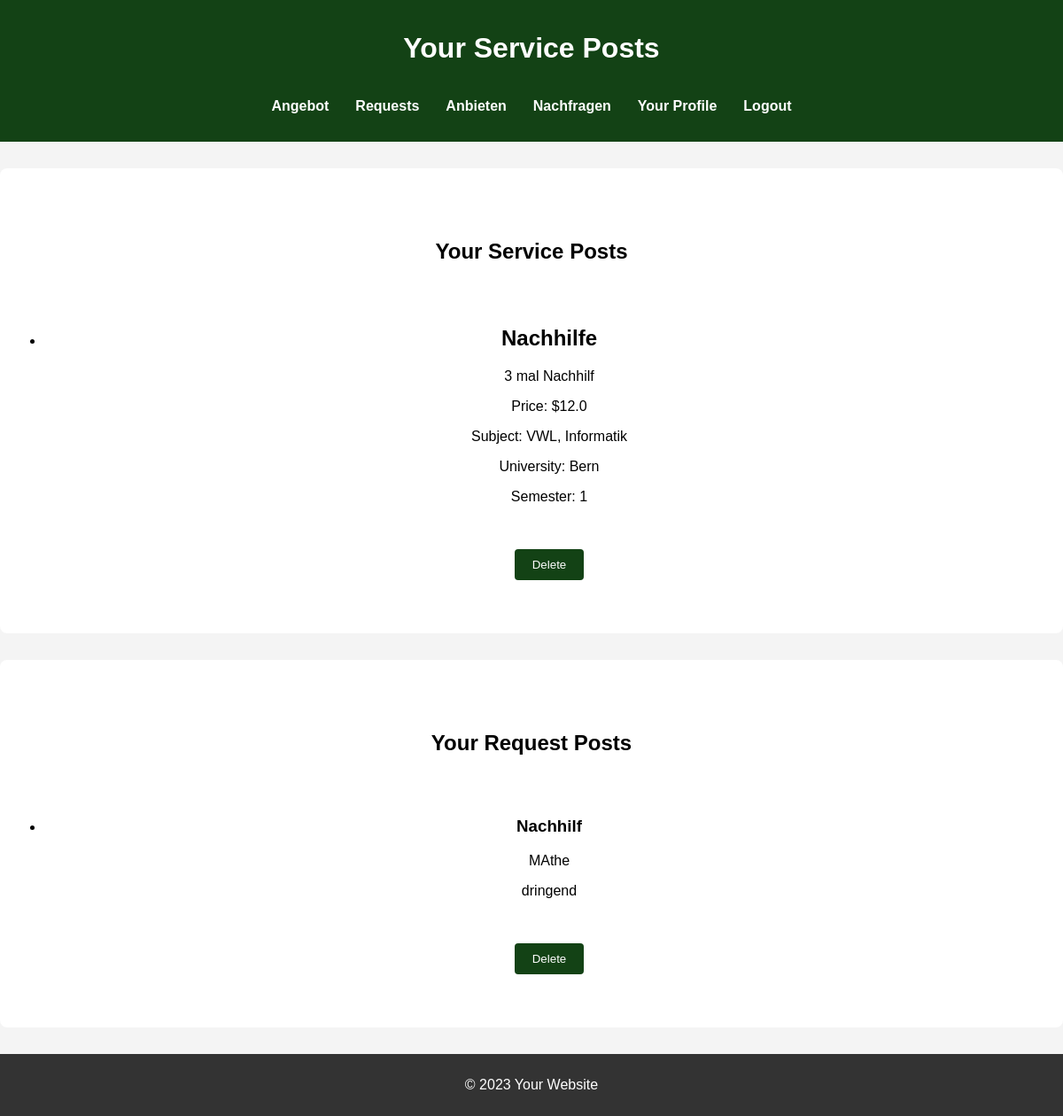
The app's page /profile (signed in), older data.
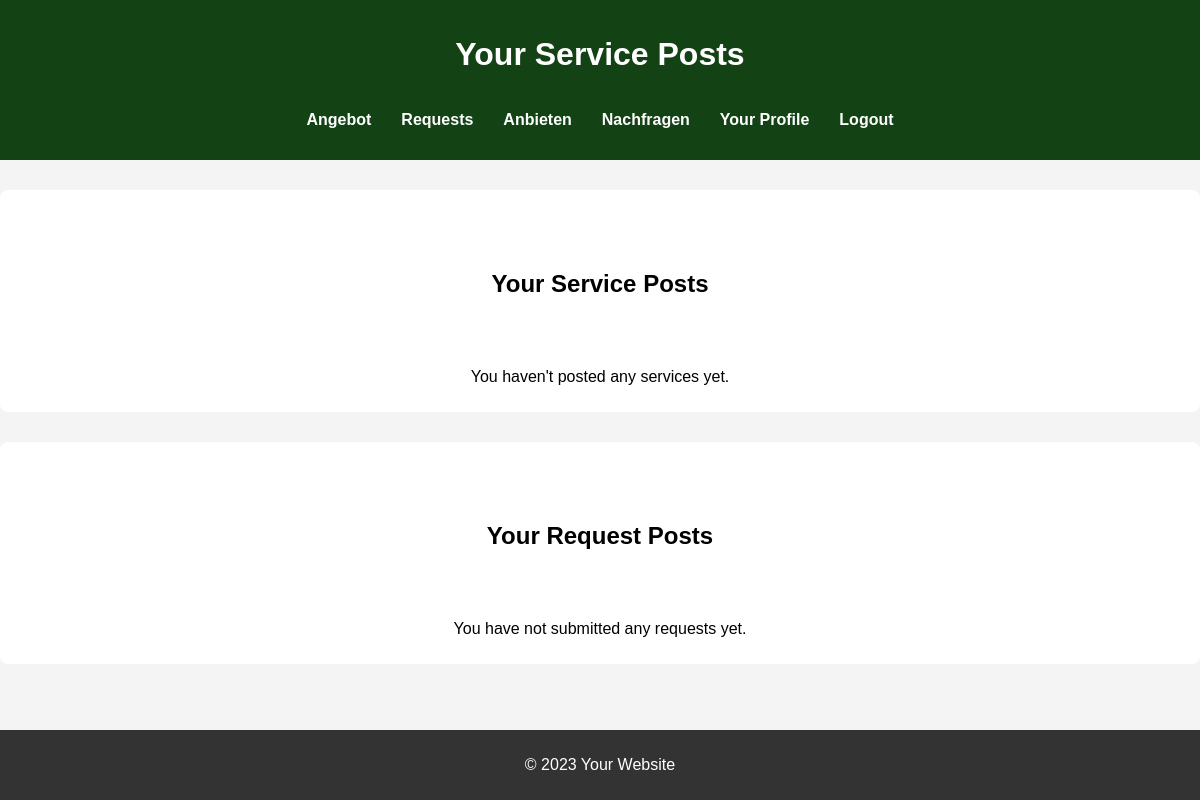
The same page, newer data.
### app.py (models this page shows, shortened)
class ServicePost(db.Model):
    id = db.Column(db.Integer, primary_key=True)
    title = db.Column(db.String(100), nullable=False)
    description = db.Column(db.String(200), nullable=False)
    price = db.Column(db.Float, nullable=False)
    subject = db.Column(db.String(100), nullable=False)
    university = db.Column(db.String(100), nullable=False)
    semester = db.Column(db.String(50), nullable=False)
    contact =db.Column(db.String(100), nullable = False)
    additional_info =db.Column(db.String(200), nullable = True)
    user_id = db.Column(db.Integer, db.ForeignKey('user.id'), nullable=False)

class RequestPost(db.Model):
    id = db.Column(db.Integer, primary_key=True)
    title = db.Column(db.String(100), nullable=False)
    description = db.Column(db.String(200), nullable=False)
    subject = db.Column(db.String(100), nullable=False)
    price = db.Column(db.String(100), nullable=False)
    additional_information = db.Column(db.String(200), nullable=True)
    contact =db.Column(db.String(100), nullable = False)
    user_id = db.Column(db.Integer, db.ForeignKey('user.id'), nullable=False)
    user = db.relationship('User', backref=db.backref('requests', lazy=True))

### app.py (the view)
@app.route('/profile')
@login_required
def profile():
    service_posts = ServicePost.query.filter_by(user_id=current_user.id).all()
    request_posts = RequestPost.query.filter_by(user_id=current_user.id).all()
    return render_template('profile.html', service_posts=service_posts, request_posts=request_posts)

### app.py (called while the page is built)
@login_manager.user_loader
def load_user(user_id):
    return User.query.get(int(user_id))

### templates/profile.html (shortened to what this page needs)
<!DOCTYPE html>
<html lang="en">
<head>
    <link rel="stylesheet" href="{{ url_for('static', filename='style.css') }}">
</head>
<body>
    <header>
        <h1>Your Service Posts</h1>
        <nav>
            <ul>
                <li><a href="/supply">Angebot</a></li>
                <li><a href="/requests">Requests</a></li>
                <li><a href="/university">Anbieten</a></li>
                <li><a href="/highschool">Nachfragen</a></li>
                {% if current_user.is_authenticated %}
                    <li><a href="/profile">Your Profile</a></li>
                    <li><a href="{{ url_for('logout') }}">Logout</a></li>
                {% else %}
                    <li><a href="{{ url_for('login') }}">Login</a></li>
                    <li><a href="{{ url_for('register') }}">Register</a></li>
                {% endif %}
            </ul>
        </nav>
    </header>
    <main>
            <section>
                <form>
                <h2>Your Service Posts</h2>
                </form>
                {% if service_posts %}
                <ul>
                    {% for post in service_posts %}
                        <li>
                            <h2>{{ post.title }}</h2>
                            <p>{{ post.description }}</p>
                            <p>Price: ${{ post.price }}</p>
                            <p>Subject: {{ post.subject }}</p>
                            <p>University: {{ post.university }}</p>
                            <p>Semester: {{ post.semester }}</p>
                            <form action="{{ url_for('delete_post', post_id=post.id) }}" method="POST">
                                <button type="submit">Delete</button>
                            </form>
                        </li>
                    {% endfor %}
                </ul>
            {% else %}
                <p>You haven't posted any services yet.</p>
            {% endif %}
            </section>
            <section>
                <form>
                <h2>Your Request Posts</h2>
                </form>
                {% if request_posts %}
                    <ul>
                        {% for request in request_posts %}
                            <li>
                                <h3>{{ request.title }}</h3>
                                <p>{{ request.subject }}</p>
                                <p>{{ request.description }}</p>
                                <form action="{{ url_for('delete_request', request_id=request.id) }}" method="POST">
                                <button type="submit">Delete</button>
                                </form>
                            </li>
                        {% endfor %}
                    </ul>
                {% else %}
                    <p>You have not submitted any requests yet.</p>
                {% endif %}
            </section>
    </main>
    <footer>
        <p>&copy; 2023 Your Website</p>
    </footer>
</body>
</html>

### static/style.css (style rules this page uses)
body { font-family: Arial, sans-serif; background-color: #f4f4f4; margin: 0; padding: 0; display: flex; flex-direction: column; min-height: 100vh; }
header { background-color: #134215; color: white; text-align: center; padding: 15px; }
nav { display: flex; justify-content: center; }
nav ul { list-style-type: none; padding: 0; display: flex; gap: 30px; }
nav ul li { margin: 0; }
nav ul li a { text-decoration: none; color: #fff; font-weight: bold; text-align: center; }
main { flex: 1; }
footer { text-align: center; padding: 10px; background-color: #333; color: white; }
section { text-align: center; background-color: #fff; max-width: 1300px; border-radius: 8px; margin: 30px auto; padding: 10px; }
form { max-width: 600px; margin: 30px auto; padding: 20px; background-color: #fff; border-radius: 8px; }

Row changes from the older to the newer data that the page shows:
removed ServicePost: title "Nachhilfe", description "3 mal Nachhilf", price "12.0", subject "VWL, Informatik", university "Bern", semester "1"
removed RequestPost: title "Nachhilf", subject "MAthe", description "dringend"
Text that changed along with them:
text now shown: "You haven't posted any services yet. You have not submitted any requests yet."
